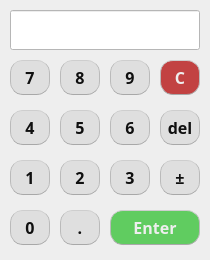
<?xml version="1.0" encoding="UTF-8"?>
<ui version="4.0">
 <class>inputX</class>
 <widget class="QDialog" name="inputX">
  <property name="geometry">
   <rect>
    <x>0</x>
    <y>0</y>
    <width>210</width>
    <height>260</height>
   </rect>
  </property>
  <property name="sizePolicy">
   <sizepolicy hsizetype="Fixed" vsizetype="Fixed">
    <horstretch>0</horstretch>
    <verstretch>0</verstretch>
   </sizepolicy>
  </property>
  <property name="minimumSize">
   <size>
    <width>210</width>
    <height>260</height>
   </size>
  </property>
  <property name="maximumSize">
   <size>
    <width>210</width>
    <height>260</height>
   </size>
  </property>
  <property name="windowTitle">
   <string>Enter X value</string>
  </property>
  <property name="styleSheet">
   <string notr="true">QPushButton{
  margin: 0 0 5px;
  padding: 0 2px;
  font-size: 16px;
  font-weight: bold;
  color: #101010;
  background: #dfdfdf;
  border-width: 1px 1px 1px;
  border-style: solid;
  border-color:   #cecece #bababa #a8a8a8;
  border-radius: 13px 13px 12px 12px;
}

QPushButton::hover{
  background: #d5d5d5;
  border-top-color: #c9c9c9;
}

QPushButton::pressed{
  vertical-align: -5px;
  background: #c2c2c2;
  margin-bottom: 0;
  padding: 1px 13px 0;
  border-width: 0;
  border-radius: 15px;
}

QDialog{
  background: #eeeeee;
}

QLineEdit{
  background: #ffffff;
  color: #131313;
}</string>
  </property>
  <widget class="QPushButton" name="pushButton_7">
   <property name="geometry">
    <rect>
     <x>10</x>
     <y>60</y>
     <width>40</width>
     <height>40</height>
    </rect>
   </property>
   <property name="font">
    <font>
     <family>JetBrains Mono NL</family>
     <pointsize>-1</pointsize>
     <bold>true</bold>
    </font>
   </property>
   <property name="text">
    <string>7</string>
   </property>
   <property name="shortcut">
    <string>7</string>
   </property>
  </widget>
  <widget class="QPushButton" name="pushButton_8">
   <property name="geometry">
    <rect>
     <x>60</x>
     <y>60</y>
     <width>40</width>
     <height>40</height>
    </rect>
   </property>
   <property name="font">
    <font>
     <family>JetBrains Mono NL</family>
     <pointsize>-1</pointsize>
     <bold>true</bold>
    </font>
   </property>
   <property name="text">
    <string>8</string>
   </property>
   <property name="shortcut">
    <string>8</string>
   </property>
  </widget>
  <widget class="QPushButton" name="pushButton_9">
   <property name="geometry">
    <rect>
     <x>110</x>
     <y>60</y>
     <width>40</width>
     <height>40</height>
    </rect>
   </property>
   <property name="font">
    <font>
     <family>JetBrains Mono NL</family>
     <pointsize>-1</pointsize>
     <bold>true</bold>
    </font>
   </property>
   <property name="text">
    <string>9</string>
   </property>
   <property name="shortcut">
    <string>9</string>
   </property>
  </widget>
  <widget class="QPushButton" name="pushButton_6">
   <property name="geometry">
    <rect>
     <x>110</x>
     <y>110</y>
     <width>40</width>
     <height>40</height>
    </rect>
   </property>
   <property name="font">
    <font>
     <family>JetBrains Mono NL</family>
     <pointsize>-1</pointsize>
     <bold>true</bold>
    </font>
   </property>
   <property name="text">
    <string>6</string>
   </property>
   <property name="shortcut">
    <string>6</string>
   </property>
  </widget>
  <widget class="QPushButton" name="pushButton_5">
   <property name="geometry">
    <rect>
     <x>60</x>
     <y>110</y>
     <width>40</width>
     <height>40</height>
    </rect>
   </property>
   <property name="font">
    <font>
     <family>JetBrains Mono NL</family>
     <pointsize>-1</pointsize>
     <bold>true</bold>
    </font>
   </property>
   <property name="text">
    <string>5</string>
   </property>
   <property name="shortcut">
    <string>5</string>
   </property>
  </widget>
  <widget class="QPushButton" name="pushButton_4">
   <property name="geometry">
    <rect>
     <x>10</x>
     <y>110</y>
     <width>40</width>
     <height>40</height>
    </rect>
   </property>
   <property name="font">
    <font>
     <family>JetBrains Mono NL</family>
     <pointsize>-1</pointsize>
     <bold>true</bold>
    </font>
   </property>
   <property name="text">
    <string>4</string>
   </property>
   <property name="shortcut">
    <string>4</string>
   </property>
  </widget>
  <widget class="QPushButton" name="pushButton_3">
   <property name="geometry">
    <rect>
     <x>110</x>
     <y>160</y>
     <width>40</width>
     <height>40</height>
    </rect>
   </property>
   <property name="font">
    <font>
     <family>JetBrains Mono NL</family>
     <pointsize>-1</pointsize>
     <bold>true</bold>
    </font>
   </property>
   <property name="text">
    <string>3</string>
   </property>
   <property name="shortcut">
    <string>3</string>
   </property>
  </widget>
  <widget class="QPushButton" name="pushButton_2">
   <property name="geometry">
    <rect>
     <x>60</x>
     <y>160</y>
     <width>40</width>
     <height>40</height>
    </rect>
   </property>
   <property name="font">
    <font>
     <family>JetBrains Mono NL</family>
     <pointsize>-1</pointsize>
     <bold>true</bold>
    </font>
   </property>
   <property name="text">
    <string>2</string>
   </property>
   <property name="shortcut">
    <string>2</string>
   </property>
  </widget>
  <widget class="QPushButton" name="pushButton_1">
   <property name="geometry">
    <rect>
     <x>10</x>
     <y>160</y>
     <width>40</width>
     <height>40</height>
    </rect>
   </property>
   <property name="font">
    <font>
     <family>JetBrains Mono NL</family>
     <pointsize>-1</pointsize>
     <bold>true</bold>
    </font>
   </property>
   <property name="text">
    <string>1</string>
   </property>
   <property name="shortcut">
    <string>1</string>
   </property>
  </widget>
  <widget class="QPushButton" name="pushButton_sign">
   <property name="geometry">
    <rect>
     <x>160</x>
     <y>160</y>
     <width>40</width>
     <height>40</height>
    </rect>
   </property>
   <property name="font">
    <font>
     <family>JetBrains Mono NL</family>
     <pointsize>-1</pointsize>
     <bold>true</bold>
    </font>
   </property>
   <property name="text">
    <string>±</string>
   </property>
   <property name="shortcut">
    <string>-</string>
   </property>
  </widget>
  <widget class="QPushButton" name="pushButton_dot">
   <property name="geometry">
    <rect>
     <x>60</x>
     <y>210</y>
     <width>40</width>
     <height>40</height>
    </rect>
   </property>
   <property name="font">
    <font>
     <family>JetBrains Mono NL</family>
     <pointsize>-1</pointsize>
     <bold>true</bold>
    </font>
   </property>
   <property name="text">
    <string>.</string>
   </property>
   <property name="shortcut">
    <string>.</string>
   </property>
  </widget>
  <widget class="QPushButton" name="pushButton_0">
   <property name="geometry">
    <rect>
     <x>10</x>
     <y>210</y>
     <width>40</width>
     <height>40</height>
    </rect>
   </property>
   <property name="font">
    <font>
     <family>JetBrains Mono NL</family>
     <pointsize>-1</pointsize>
     <bold>true</bold>
    </font>
   </property>
   <property name="text">
    <string>0</string>
   </property>
   <property name="shortcut">
    <string>0</string>
   </property>
  </widget>
  <widget class="QPushButton" name="pushButton_enter">
   <property name="geometry">
    <rect>
     <x>110</x>
     <y>210</y>
     <width>90</width>
     <height>40</height>
    </rect>
   </property>
   <property name="font">
    <font>
     <family>JetBrains Mono NL</family>
     <pointsize>-1</pointsize>
     <bold>true</bold>
    </font>
   </property>
   <property name="layoutDirection">
    <enum>Qt::LeftToRight</enum>
   </property>
   <property name="styleSheet">
    <string notr="true">QPushButton
{
  margin: 0 0 5px;
  padding: 0 12px;
  font-size: 16px;
  font-weight: bold;
  color: #eeeeee;
  background: #60cc60;
  border-width: 1px 1px 1px;
  border-style: solid;
  border-color:   #cecece #bababa #a8a8a8;
  border-radius: 13px 13px 12px 12px;
}

QPushButton::hover
{
  background: #50dc50;
  border-top-color: #c9c9c9;
}

QPushButton::pressed
{
  vertical-align: -5px;
  background: #319931;
  margin-bottom: 0;
  padding: 1px 13px 0;
  border-width: 0;
  border-radius: 15px;
}</string>
   </property>
   <property name="text">
    <string>Enter</string>
   </property>
   <property name="shortcut">
    <string>Enter</string>
   </property>
   <property name="autoDefault">
    <bool>false</bool>
   </property>
   <property name="default">
    <bool>true</bool>
   </property>
   <property name="flat">
    <bool>false</bool>
   </property>
  </widget>
  <widget class="QPushButton" name="pushButton_clear">
   <property name="geometry">
    <rect>
     <x>160</x>
     <y>60</y>
     <width>40</width>
     <height>40</height>
    </rect>
   </property>
   <property name="font">
    <font>
     <family>JetBrains Mono NL</family>
     <pointsize>-1</pointsize>
     <bold>true</bold>
    </font>
   </property>
   <property name="styleSheet">
    <string notr="true">QPushButton
{
  margin: 0 0 5px;
  padding: 0 12px;
  font-size: 16px;
  font-weight: bold;
  color: #eeeeee;
  background: #c24242;
  border-width: 1px 1px 1px;
  border-style: solid;
  border-color:   #cecece #bababa #a8a8a8;
  border-radius: 13px 13px 12px 12px;
}

QPushButton::hover
{
  background: #cc6060;
  border-top-color: #c9c9c9;
}

QPushButton::pressed
{
  vertical-align: -5px;
  background: #993131;
  margin-bottom: 0;
  padding: 1px 13px 0;
  border-width: 0;
  border-radius: 15px;
}</string>
   </property>
   <property name="text">
    <string>C</string>
   </property>
   <property name="shortcut">
    <string>C</string>
   </property>
  </widget>
  <widget class="QPushButton" name="pushButton_del">
   <property name="geometry">
    <rect>
     <x>160</x>
     <y>110</y>
     <width>40</width>
     <height>40</height>
    </rect>
   </property>
   <property name="font">
    <font>
     <family>JetBrains Mono NL</family>
     <pointsize>-1</pointsize>
     <bold>true</bold>
    </font>
   </property>
   <property name="text">
    <string>del</string>
   </property>
   <property name="shortcut">
    <string>Backspace</string>
   </property>
  </widget>
  <widget class="QLineEdit" name="x_value">
   <property name="geometry">
    <rect>
     <x>10</x>
     <y>10</y>
     <width>190</width>
     <height>40</height>
    </rect>
   </property>
   <property name="font">
    <font>
     <family>JetBrains Mono NL</family>
     <pointsize>16</pointsize>
    </font>
   </property>
   <property name="text">
    <string/>
   </property>
   <property name="alignment">
    <set>Qt::AlignRight|Qt::AlignTrailing|Qt::AlignVCenter</set>
   </property>
   <property name="readOnly">
    <bool>true</bool>
   </property>
  </widget>
 </widget>
 <resources/>
 <connections/>
</ui>
